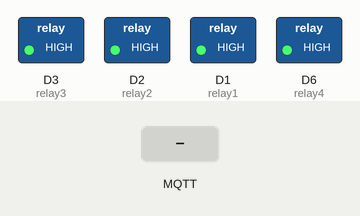
This sketch was run on a simulated ESP8266 (NodeMCU). Shown: switched loads named in the sketch (green lamp = pin HIGH). Inputs (shaded band) come from the test bench. WiFi joins after 1.5 s; servers stay silent unless stated; random numbers use the default seed unless the sketch sets one; no MQTT or app messages arrive unless stated; what the sketch prints to the serial monitor is not drawn.

Above: at 2.7 s.
2.8 s: MQTT message "1" arrives on the first subscribed topic
At 3.6 s:
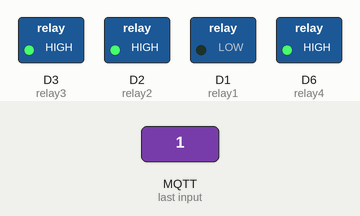
4.3 s: MQTT message "1" arrives on the second subscribed topic
At 4.8 s:
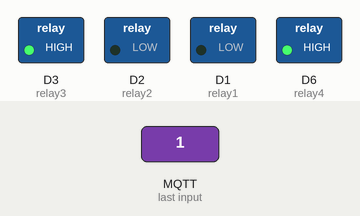
5.8 s: MQTT message "coba/lampu1" arrives on the first subscribed topic
At 7.0 s:
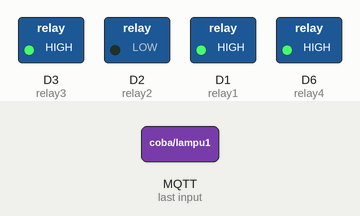
7.3 s: MQTT message "1" arrives on the third subscribed topic
At 8.3 s:
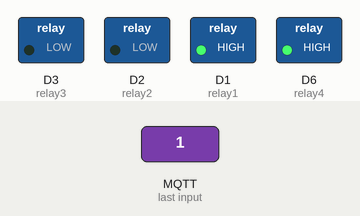
8.8 s: MQTT message "on" arrives on the second subscribed topic
At 9.4 s:
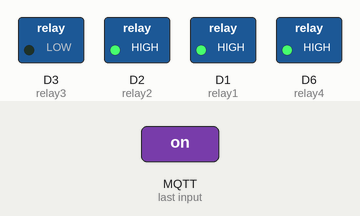
10.3 s: MQTT message "coba/lampu1" arrives on the third subscribed topic
At 10.6 s:
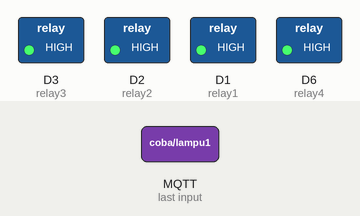
Timing chart, 0 to 12.8 s (numbered marks = the images above; inputs shaded):
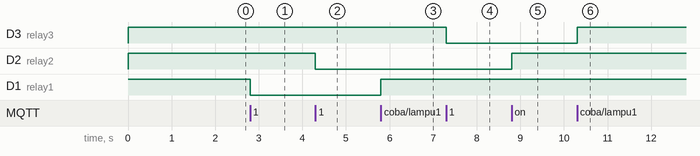

Measured:
- after the input at 2.8 s, D1 (relay1): HIGH → LOW at once
- after the input at 4.3 s, D2 (relay2): HIGH → LOW at once
- after the input at 5.8 s, D1 (relay1): LOW → HIGH at once
- after the input at 7.3 s, D3 (relay3): HIGH → LOW at once
- after the input at 8.8 s, D2 (relay2): LOW → HIGH at once
- after the input at 10.3 s, D3 (relay3): LOW → HIGH at once

The sketch:

Skets_WebTime_8266.ino
```cpp
#include <ESP8266WiFi.h>
#include <PubSubClient.h>

// Ganti sesuai jaringanmu
const char* ssid = "SMUHERO.LAB";
const char* password = "Smuhero@LAB";

// MQTT Broker
const char* mqtt_server = "broker.hivemq.com";
const int mqtt_port = 1883;

// Pin relay
const int relay1 = D1;  // GPIO5
const int relay2 = D2;  // GPIO4
const int relay3 = D3;  // GPIO0
const int relay4 = D6;  // GPIO12

WiFiClient espClient;
PubSubClient client(espClient);

// Fungsi menerima pesan
void callback(char* topic, byte* payload, unsigned int length) {
  String pesan;
  for (int i = 0; i < length; i++) {
    pesan += (char)payload[i];
  }

  Serial.print("Pesan diterima: ");
  Serial.print(topic);
  Serial.print(" = ");
  Serial.println(pesan);

  // Kontrol relay berdasarkan topik
  if (String(topic) == "coba/lampu1") digitalWrite(relay1, pesan == "1" ? LOW : HIGH);
  else if (String(topic) == "coba/lampu2") digitalWrite(relay2, pesan == "1" ? LOW : HIGH);
  else if (String(topic) == "coba/lampu3") digitalWrite(relay3, pesan == "1" ? LOW : HIGH);
  else if (String(topic) == "coba/lampu4") digitalWrite(relay4, pesan == "1" ? LOW : HIGH);
}

void reconnect() {
  while (!client.connected()) {
    Serial.print("Menghubungkan ke MQTT...");
    String clientId = "ESP_" + String(random(0xffff), HEX);
    if (client.connect(clientId.c_str())) {
      Serial.println("Terhubung!");

      // Subscribe topik untuk semua relay
      client.subscribe("coba/lampu1");
      client.subscribe("coba/lampu2");
      client.subscribe("coba/lampu3");
      client.subscribe("coba/lampu4");

    } else {
      Serial.print("Gagal, rc=");
      Serial.print(client.state());
      Serial.println(" mencoba lagi dalam 5 detik");
      delay(5000);
    }
  }
}

void setup() {
  Serial.begin(115200);

  // Atur pin sebagai output
  pinMode(relay1, OUTPUT);
  pinMode(relay2, OUTPUT);
  pinMode(relay3, OUTPUT);
  pinMode(relay4, OUTPUT);

  // Matikan semua relay (HIGH untuk relay aktif LOW)
  digitalWrite(relay1, HIGH);
  digitalWrite(relay2, HIGH);
  digitalWrite(relay3, HIGH);
  digitalWrite(relay4, HIGH);

  // Koneksi WiFi
  WiFi.begin(ssid, password);
  Serial.print("Menghubungkan ke WiFi");
  while (WiFi.status() != WL_CONNECTED) {
    delay(500);
    Serial.print(".");
  }
  Serial.println("\nWiFi terhubung");

  client.setServer(mqtt_server, mqtt_port);
  client.setCallback(callback);
}

void loop() {
  if (!client.connected()) {
    reconnect();
  }
  client.loop();
}
```
